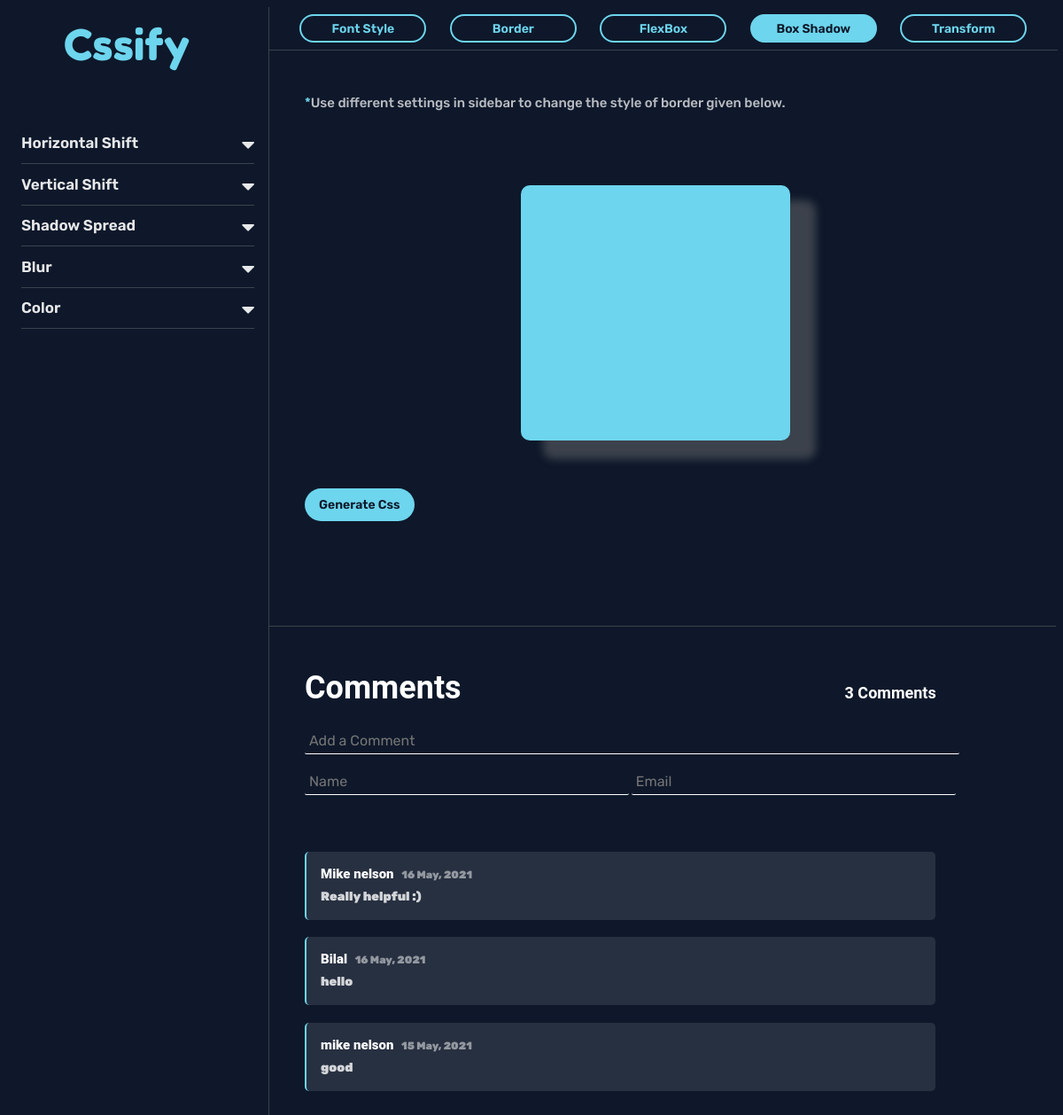
Before: /boxshadow/ with the older database file.
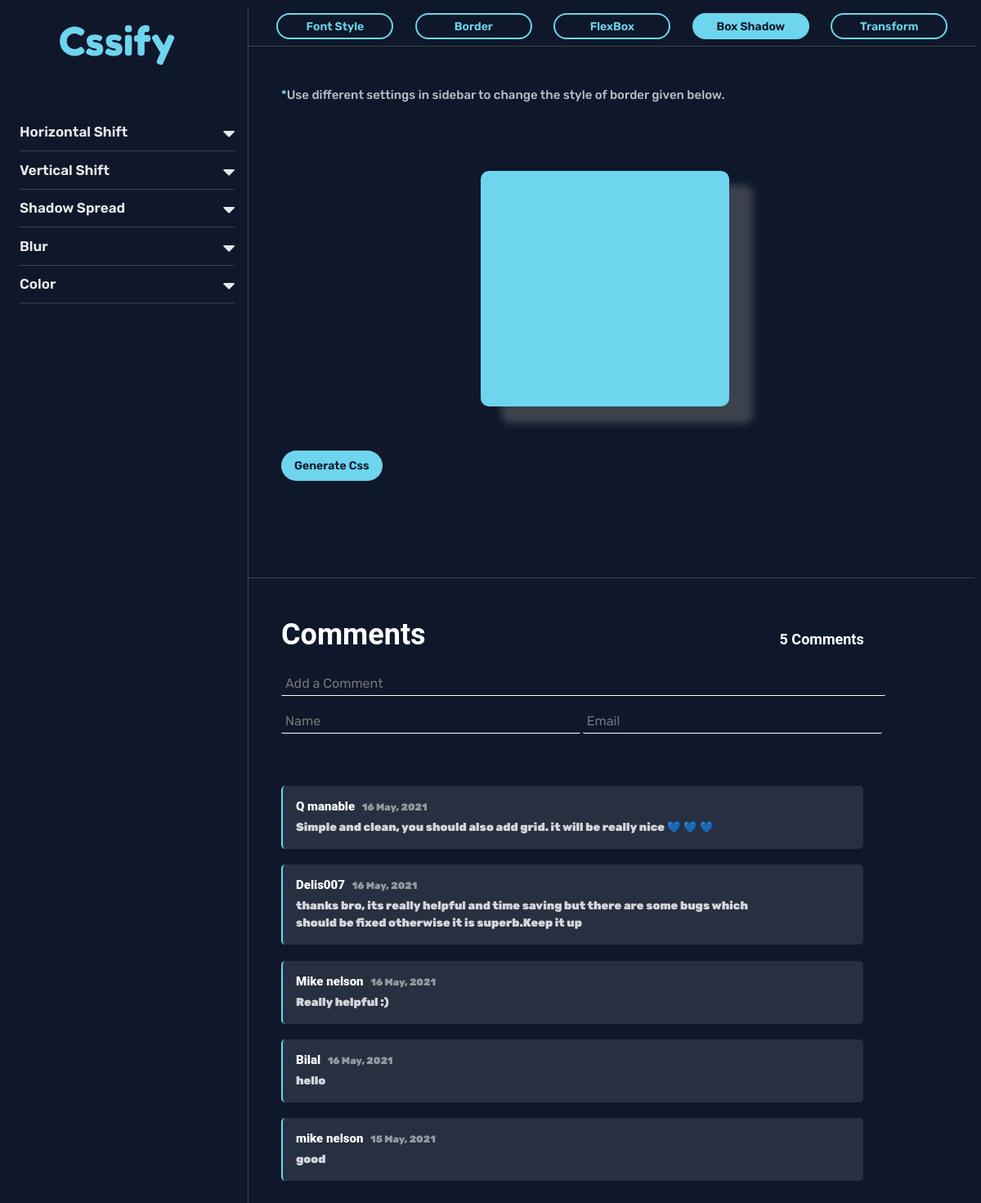
After: the same page with the newer database file.
### main/models.py (models this page shows)
class CommentSection(models.Model):
     name = models.CharField(max_length=126)
     email = models.EmailField(max_length=256)
     comment = models.CharField(max_length=1000)
     date_added = models.DateTimeField(auto_now_add=True, null=True)

### main/views.py (the view)
# urls.py: path('boxshadow/', views.ShadowStyleView, name='ShadowStyle'),
def ShadowStyleView(request):
     return ViewGenerator(request, 'shadow.html')

### main/forms.py
class Comment_Section(forms.ModelForm):
     class Meta:
          model = CommentSection
          fields = ['name', 'email', 'comment']
          widgets = {
               'name': forms.TextInput(attrs={'class': 'comment-sec', 'placeholder': 'Name'}),
               'email': forms.TextInput(attrs={'class': 'comment-sec', 'placeholder': 'Email'}),
               'comment': forms.TextInput(attrs={'class': 'comment-sec', 'id':'body','placeholder': 'Add a Comment'})
          }

### main/utils.py (called while the page is built)
def Commments(request):
     form = Comment_Section(request.POST or None)
     if form.is_valid() :
          name = form.cleaned_data['name'].capitalize()
          CommentSection.objects.create(name=name, email=form.cleaned_data['email'],comment=form.cleaned_data['comment'])
          form = Comment_Section()
     comments = CommentSection.objects.all().order_by('-date_added')[:15]
     count= CommentSection.objects.all().count()
     return {'count':count,'comments':comments,'form':form}

def ViewGenerator(request, file):
     comment_section = Commments(request)
     return render(request, file, comment_section)

### templates/shadow.html (shortened to what this page needs)
{% extends 'Acessories/base.html' %}
{% load static %}
{% block sidebar %}
<div class="settings-container">
     <div class="setting">
          Horizontal Shift
          <i class="fa fa-caret-down" style="font-size:24px; float: right;"></i>
     </div>
     <div class="setting">
          Vertical Shift
          <i class="fa fa-caret-down" style="font-size:24px; float: right;"></i>
     </div>
     <div class="setting">
          Shadow Spread
          <i class="fa fa-caret-down" style="font-size:24px; float: right;"></i>
     </div>
     <div class="setting">
          Blur
          <i class="fa fa-caret-down" style="font-size:24px; float: right;"></i>
     </div>
     <div class="setting">
          Color
          <i class="fa fa-caret-down" style="font-size:24px; float: right;"></i>
     </div>
</div>
{% endblock sidebar %}
{% block content %}
<div id='intro' style="margin-top: 6rem;">Use different settings in sidebar to change the style of border given below.  </div>
<div id="shadow-box" style="border-color: #6dd5ede8;"></div>
<span id='button' style="cursor: pointer;" > Generate Css </span>
{% endblock %}

### templates/Acessories/coment-section.html (shortened to what this page needs)
<div class="main-section">
     <div id="margin"></div>
     <h1 id="title">Comments <span style="font-size: 50%; margin-left: 50%;" >{{count}} Comments</span></h1>
     <form class="comment-container" method="POST">{%csrf_token%}
          {{form.comment}}
          {{form.name}}
          {{form.email}}
     </form>
     <div class='comment-container'>
          {%for comment in comments%}
          <div class="comment">
               <div>
                    <span id="name">{{comment.name}}</span>
                    <span id="date">{{comment.date_added|date:"d M, Y"}}</span>
                    <div id="body">{{comment.comment}}</div>
               </div>
          </div>
          {% endfor %}
     </div>
</div>

Changed rows visible on the page:
added CommentSection: name "Q manable", date_added "16 May, 2021", comment "Simple and clean, you should also add grid. it will be really nice 💙 💙 💙"
added CommentSection: name "Delis007", date_added "16 May, 2021", comment "thanks bro, its really helpful and time saving but there are some bugs which should be fixed otherwise it is superb.Keep it up"
Other visible differences:
{{ count }}: "3" → "5"
